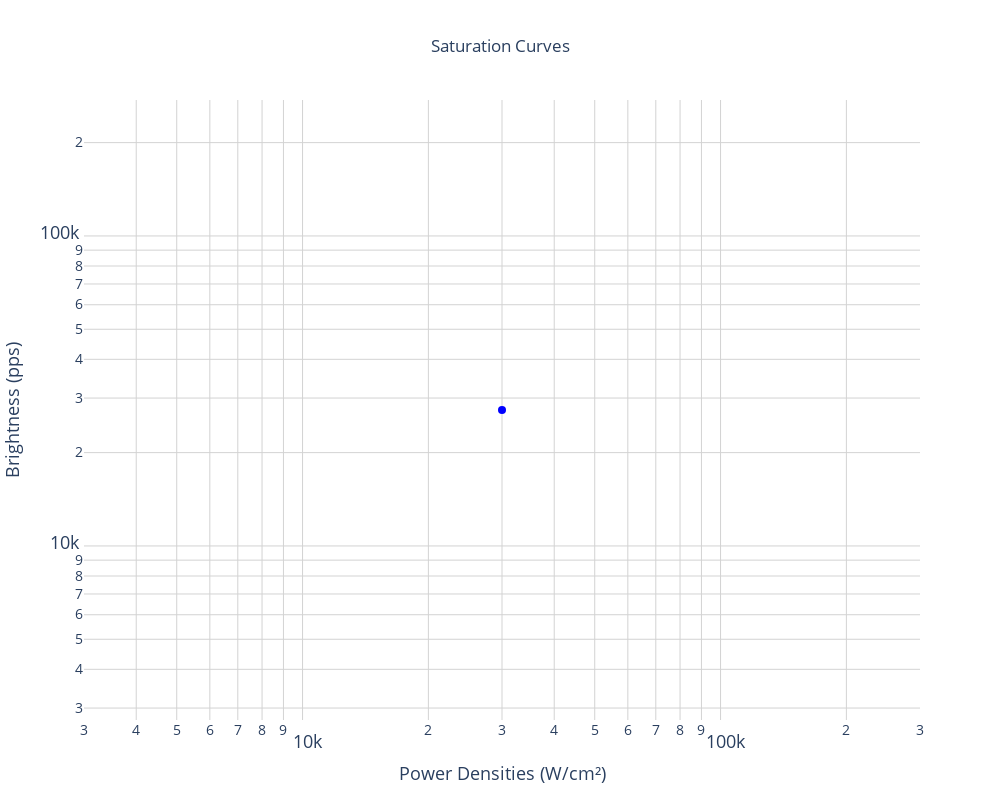

This figure's notebook cell:
### Code cell
# Import the SaturationPlot class from the SaturationCurves module
from SaturationCurves import SaturationPlot

# Generate the saturation curves plot
plot = SaturationPlot(data)
plot.generate_plot(output_file='saturation_plot.html')

### Figure 1 — Plotly figure (JSON) as saved in the notebook; plotly's stock layout.template omitted (floating-point values rounded to 4 significant figures)
{"data": [{"line": {"color": "rgb(0, 0, 255)"}, "marker": {"color": "rgb(0, 0, 255)", "size": 8}, "mode": "lines+markers", "name": "Green 0.1", "type": "scatter", "x": [30000], "y": [27450.0]}], "layout": {"height": 800, "legend": {"title": {"text": "Percentages"}}, "title": {"text": "Saturation Curves", "x": 0.5, "y": 0.95}, "width": 1000, "xaxis": {"gridcolor": "lightgrey", "showgrid": true, "tickfont": {"size": 18}, "title": {"font": {"size": 18}, "text": "Power Densities (W/cm²)"}, "type": "log"}, "yaxis": {"gridcolor": "lightgrey", "showgrid": true, "tickfont": {"size": 18}, "title": {"font": {"size": 18}, "text": "Brightness (pps)"}, "type": "log"}}}
